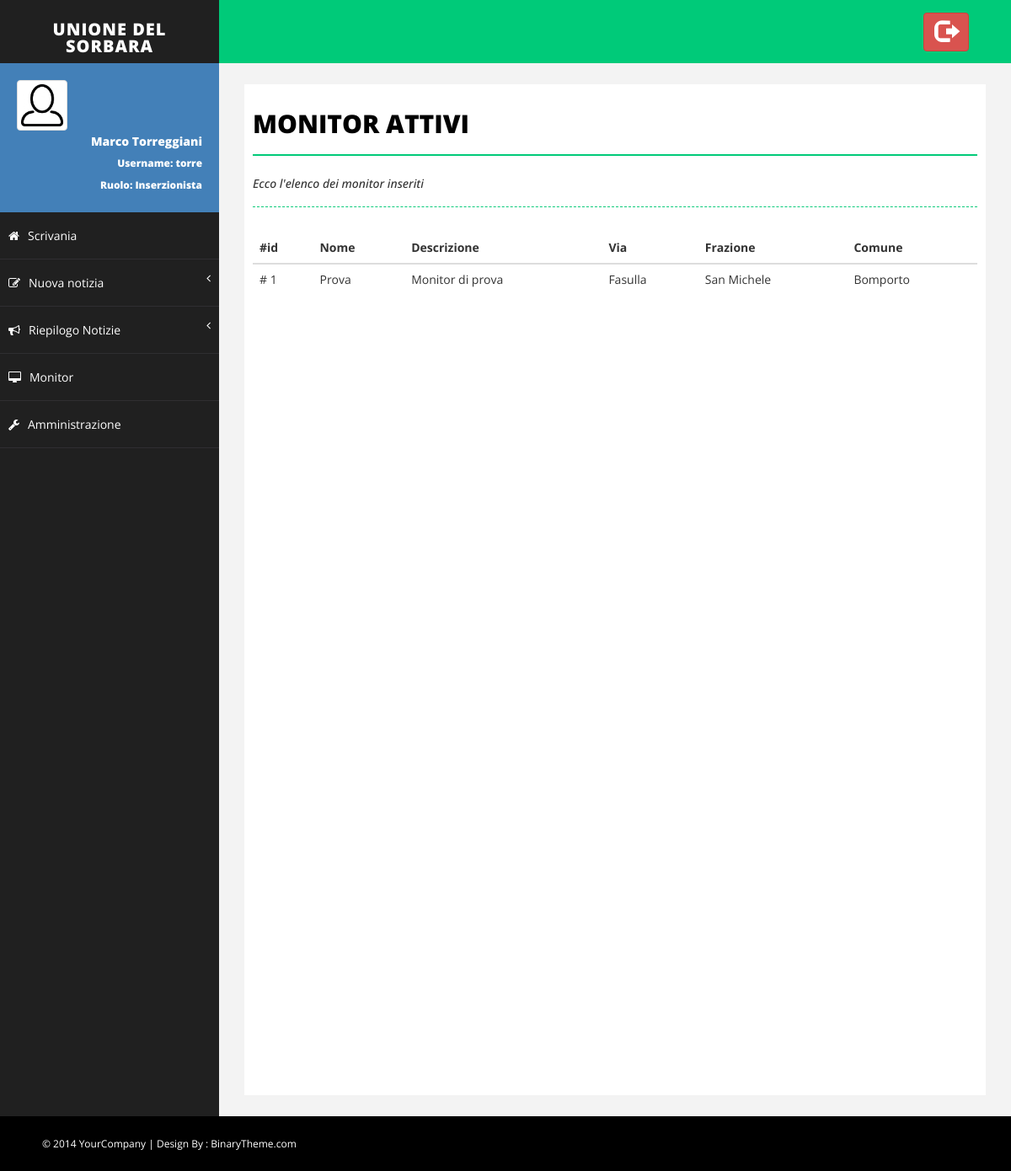
Screenshot of /visualizza/monitor/ (signed in) with the database file from the repository.
### Monitor/models.py (models this page shows, shortened)
class MyUser(AbstractUser):
    foto_profilo = models.ImageField(upload_to=get_nome_immagine_utente, default=settings.NO_PROFILO)
    notifiche = models.BooleanField(default=True)

class Monitor(models.Model):
    nome = models.CharField(max_length=30)
    descrizione = models.CharField(max_length=200)
    via = models.CharField(max_length=30)
    frazione_posizionamento = models.ForeignKey(Frazione)

class Frazione(models.Model):
    nome = models.CharField(max_length=30)
    comune = models.ForeignKey(Comune)
    def __str__(self):
        return self.nome

class Comune(models.Model):
    nome = models.CharField(max_length=30)
    def __str__(self):
        return self.nome

### Monitor/views.py (the view)
# urls.py: url(r'^visualizza/monitor/$', views.lista_monitor, name='lista_monitor'),
@login_required(login_url='/login')
def lista_monitor(request):
    monitor = Monitor.objects.all().order_by('frazione_posizionamento','via','nome')
    return render(request,'Monitor/monitor.html',{'monitor':monitor})

### Monitor/templatetags/Monitor_extras.py (called while the page is built)
@register.filter(name='has_group')
def has_group(user, group_name):
    group = Group.objects.get(name=group_name)
    return True if group in user.groups.all() else False

@register.filter(name='is_admin')
def is_admin(user):
    return user.is_superuser

### Monitor/templates/Monitor/monitor.html
{% extends 'Monitor/base.html' %}
{% block body %}
    <div id="page-inner">
        <div class="row">
            <div class="col-md-12">
                <h1 class="page-head-line">Monitor Attivi</h1>
                <h1 class="page-subhead-line">Ecco l'elenco dei monitor inseriti</h1>
            </div>
        </div>
        {% if monitor|length == 0 %}
            <div class="panel">
                <div class="alert alert-danger" role="alert">
                    Nessuna monitor inserito!
                    Contatta l'amministratore per l'inserimento di nuovi monitor.
                </div>
            </div>
        {% else %}
            <div class="table-responsive">
                <table class="table table-hover">
                    <thead>
                        <tr>
                            <th>#id</th>
                            <th>Nome</th>
                            <th>Descrizione</th>
                            <th>Via</th>
                            <th>Frazione</th>
                            <th>Comune</th>
                        </tr>
                    </thead>
                    <tbody>
                        {% for m in monitor %}
                            <tr onclick = "location.href='{% url 'Monitor:notizie_monitor' m.id %}'">
                                <td># {{ m.id }}</td>
                                <td>{{ m.nome }}</td>
                                <td>{{ m.descrizione }}</td>
                                <td>{{ m.via }}</td>
                                <td>{{ m.frazione_posizionamento }}</td>
                                <td>{{ m.frazione_posizionamento.comune }}</td>
                            </tr>
                        {% endfor %}
                    </tbody>
                </table>
            </div>
        {% endif %}
    </div>
{% endblock %}

### Monitor/templates/Monitor/base.html (shortened to what this page needs)
<!DOCTYPE html>
<html xmlns="http://www.w3.org/1999/xhtml">
<head>
    {% load staticfiles %}
    {% load Monitor_extras %}
    <link href="{% static 'Monitor/css/bootstrap.css' %}" rel="stylesheet" />
    <link href="{% static 'Monitor/css/font-awesome.css' %}" rel="stylesheet" />
    <link href="{% static 'Monitor/css/basic.css' %}" rel="stylesheet" />
    <link href="{% static 'Monitor/css/custom.css' %}" rel="stylesheet" />
    <link href="{% static 'Monitor/css/prettyPhoto.css' %}" rel="stylesheet">
</head>
<body>
    <div id="wrapper">
        <nav class="navbar navbar-default navbar-cls-top " role="navigation" style="margin-bottom: 0">
            <div class="navbar-header">
                <a class="navbar-brand" href="{% url 'Monitor:index' %}">Unione del Sorbara</a>
            </div>
            <div class="header-right">
				<a href="{% url 'Monitor:logout' %}" class="btn btn-danger" title="Logout">
                    <i class="glyphicon glyphicon-log-out fa-2x"></i>
                </a>
            </div>
        </nav>
        <nav class="navbar-default navbar-side" role="navigation">
            <div class="sidebar-collapse">
                <ul class="nav" id="main-menu">
                    <li>
                        <div class="user-img-div">
                            <img src="{{ request.user.foto_profilo.url }}" class="img-thumbnail" />
                            <div class="inner-text">
                                {{ request.user.first_name }} {{ request.user.last_name }}
                            <br />
                                <small>
                                    Username: {{ request.user.username }} <br />
                                    Ruolo:
                                    {% if request.user|has_group:"Revisore" %}
                                        Revisore
                                        {% elif request.user|has_group:"Inserzionista" %}
                                        Inserzionista
                                    {% endif %}
                                </small>
                            </div>
                        </div>
                    </li>
                    <li>
                        <a  href="{% url 'Monitor:index' %}"><i class="fa fa-home "></i>Scrivania</a>
                    </li>
                    {% if request.user|has_group:"Inserzionista" %}
                        <li>
                             <a href="#"><i class="fa fa-edit "></i>Nuova notizia<span class="fa arrow"></span></a>
                        </li>
                    {% endif %}
                    <li>
                         <a href="#"><i class="fa fa-bullhorn "></i>Riepilogo Notizie<span class="fa arrow"></span></a>
                    </li>
                    <li>
                        <a href="{% url 'Monitor:lista_monitor' %}"><i class="fa fa-desktop"> </i>Monitor</a>
                    </li>
                    {% if request.user|is_admin %}
                        <li>
                             <a href="{% url 'admin:index' %}"><i class="fa fa-wrench"> </i>Amministrazione</a>
                        </li>
                    {% endif %}
                </ul>
            </div>
        </nav>
        <div id="page-wrapper">
            {% block body %}
            {% endblock %}
        </div>
    </div>
    <div id="footer-sec">
        &copy; 2014 YourCompany | Design By : <a href="http://www.binarytheme.com/" target="_blank">BinaryTheme.com</a>
    </div>
</body>
</html>

### Monitor/static/Monitor/css/basic.css (style rules this page uses)
body { font-family: 'Open Sans', sans-serif; line-height:25px; }
#wrapper { width: 100%; background: #202020; }
#page-wrapper { padding: 15px 15px; min-height: 600px; background: #F3F3F3; }
#page-inner { width: 100%; margin: 10px 20px 10px 0px; background-color: #fff!important; padding: 10px; min-height: 1200px; }
.page-head-line { font-size: 30px; text-transform: uppercase; color: #000; font-weight: 800; padding-bottom: 20px; border-bottom: 2px solid #00CA79; margin-bottom: 10px; }
.page-subhead-line { font-size: 14px; padding-top: 5px; padding-bottom: 20px; font-style:italic; margin-bottom:30px; border-bottom:1px dashed #00CA79; }
.navbar-cls-top .navbar-brand { color: #fff; background: #202020; width: 260px; text-align: center; height: 75px; font-size: 20px; letter-spacing: 1px; font-weight: 900; padding-top: 25px; text-transform:uppercase; }
.header-right { color: #fff; padding: 15px 50px 5px 50px; float: right; font-size: 16px; }
.user-img-div { min-height: 140px; padding: 20px; background-color: #4380B8; }
.user-img-div img { max-height: 60px; }
.user-img-div .inner-text { text-align: right; position: relative; color: #fff; font-weight: 800; line-height: 25px; }
.arrow { float: right; }
.fa.arrow:before { content: "\f104"; }
.sidebar-collapse, .sidebar-collapse .nav { background: none; }
.sidebar-collapse .nav { padding: 0; }
.sidebar-collapse .nav > li > a { color: #fff; background: #202020; text-shadow: none; padding: 15px 40px; border-bottom: 1px solid #2F2E31; }
.sidebar-collapse > .nav > li > a { padding: 15px 10px; }
.navbar-side { border: none; background-color: #202020; }
.navbar-cls-top { background: #00CA79; border-bottom: none; }
.navbar-default { border: 0px solid black; }
.navbar-header { background: #000000; }
.nav > li > a > i { margin-right: 10px; }
#footer-sec { background-color:#000; padding:20px 50px; color:#fff; font-size:12px; }
#footer-sec a { color:#fff; }
@media (min-width:768px) { #page-wrapper { margin: 0 0 0 260px; padding: 15px 30px; min-height: 1200px; } }
@media (min-width:768px) { .navbar-side { z-index: 1; position: absolute; width: 260px; } }
@media (min-width:768px) { .navbar { border-radius: 0px; } }

### rows the page displays
MyUser: user.foto_profilo (picture), user.first_name "Marco", user.last_name "Torreggiani", user.username "torre"
Monitor: id "1", nome "Prova", descrizione "Monitor di prova", via "Fasulla", frazione_posizionamento "San Michele", frazione_posizionamento.comune "Bomporto"
